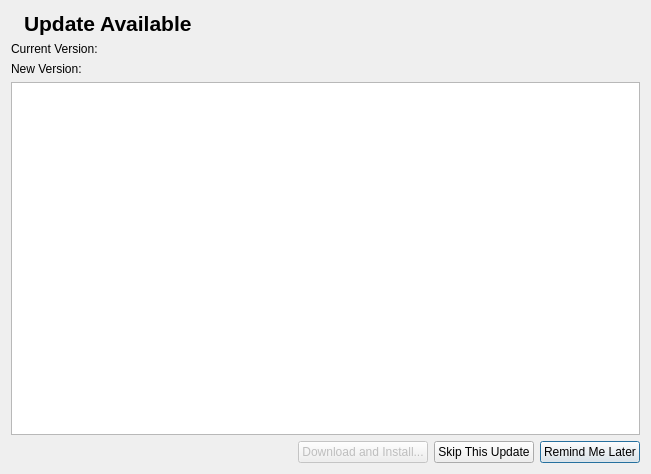
<?xml version="1.0" encoding="UTF-8"?>
<ui version="4.0">
 <class>AutoUpdaterDialog</class>
 <widget class="QDialog" name="AutoUpdaterDialog">
  <property name="windowModality">
   <enum>Qt::ApplicationModal</enum>
  </property>
  <property name="geometry">
   <rect>
    <x>0</x>
    <y>0</y>
    <width>651</width>
    <height>474</height>
   </rect>
  </property>
  <property name="windowTitle">
   <string>Automatic Updater</string>
  </property>
  <property name="modal">
   <bool>true</bool>
  </property>
  <layout class="QVBoxLayout" name="verticalLayout">
   <item>
    <layout class="QHBoxLayout" name="horizontalLayout_2" stretch="0,1">
     <item>
      <widget class="QLabel" name="label_2">
       <property name="sizePolicy">
        <sizepolicy hsizetype="Minimum" vsizetype="Preferred">
         <horstretch>0</horstretch>
         <verstretch>0</verstretch>
        </sizepolicy>
       </property>
       <property name="maximumSize">
        <size>
         <width>24</width>
         <height>24</height>
        </size>
       </property>
       <property name="text">
        <string/>
       </property>
       <property name="pixmap">
        <pixmap resource="resources/resources.qrc">:/icons/update.png</pixmap>
       </property>
       <property name="scaledContents">
        <bool>true</bool>
       </property>
      </widget>
     </item>
     <item>
      <widget class="QLabel" name="label">
       <property name="font">
        <font>
         <pointsize>16</pointsize>
         <bold>true</bold>
        </font>
       </property>
       <property name="text">
        <string>Update Available</string>
       </property>
      </widget>
     </item>
    </layout>
   </item>
   <item>
    <widget class="QLabel" name="currentVersion">
     <property name="text">
      <string>Current Version: </string>
     </property>
    </widget>
   </item>
   <item>
    <widget class="QLabel" name="newVersion">
     <property name="text">
      <string>New Version: </string>
     </property>
    </widget>
   </item>
   <item>
    <widget class="QTextBrowser" name="updateNotes"/>
   </item>
   <item>
    <layout class="QHBoxLayout" name="horizontalLayout">
     <item>
      <spacer name="horizontalSpacer">
       <property name="orientation">
        <enum>Qt::Horizontal</enum>
       </property>
       <property name="sizeHint" stdset="0">
        <size>
         <width>40</width>
         <height>20</height>
        </size>
       </property>
      </spacer>
     </item>
     <item>
      <widget class="QPushButton" name="downloadAndInstall">
       <property name="enabled">
        <bool>false</bool>
       </property>
       <property name="text">
        <string>Download and Install...</string>
       </property>
      </widget>
     </item>
     <item>
      <widget class="QPushButton" name="skipThisUpdate">
       <property name="text">
        <string>Skip This Update</string>
       </property>
      </widget>
     </item>
     <item>
      <widget class="QPushButton" name="remindMeLater">
       <property name="text">
        <string>Remind Me Later</string>
       </property>
       <property name="default">
        <bool>true</bool>
       </property>
      </widget>
     </item>
    </layout>
   </item>
  </layout>
 </widget>
 <resources>
  <include location="resources/resources.qrc"/>
 </resources>
 <connections/>
</ui>
